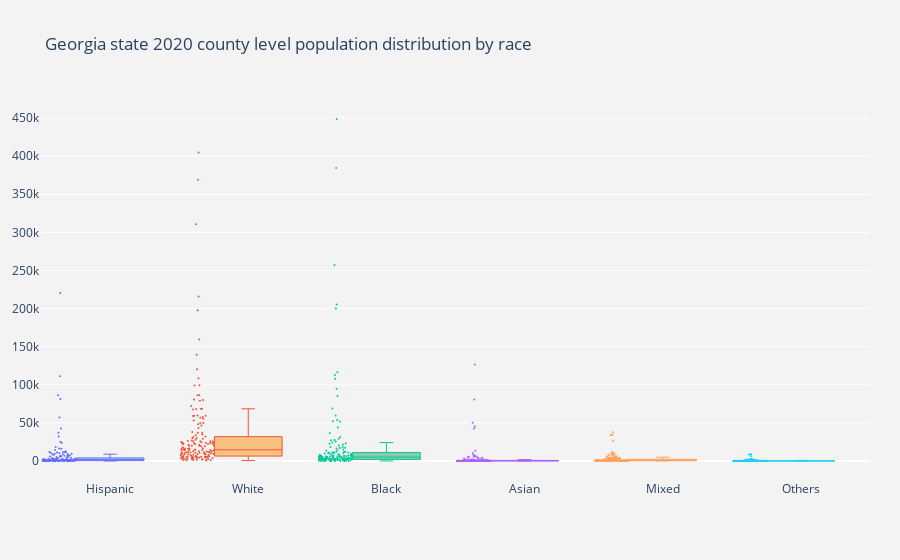

Source (notebook cell):
### Code cell
# Georgia state 2020 county level population distribution by race
# sample_data/html files/raw_county.html
# list2 is a list for raw data of county level population by race
list2 = [race['Hispanic'], race['White'], race['Black'], race['Asian'], race['Mixed'], race['Others']]
raw_distribution(list2, 'Georgia state 2020 county level population distribution by race', 'html_files/county_raw_distribution.html')

### Figure 1 — Plotly figure (JSON) as saved in the notebook; plotly's stock layout.template omitted (floating-point values rounded to 4 significant figures; data arrays with more than 128 entries replaced by an {"elided": "..."} marker saying what was removed)
{"data": [{"boxpoints": "all", "fillcolor": "rgba(93, 164, 214, 0.5)", "jitter": 0.5, "line": {"width": 1}, "marker": {"size": 2}, "name": "Hispanic", "type": "box", "whiskerwidth": 0.2, "y": {"elided": "159 int values"}}, {"boxpoints": "all", "fillcolor": "rgba(255, 144, 14, 0.5)", "jitter": 0.5, "line": {"width": 1}, "marker": {"size": 2}, "name": "White", "type": "box", "whiskerwidth": 0.2, "y": {"elided": "159 int values"}}, {"boxpoints": "all", "fillcolor": "rgba(44, 160, 101, 0.5)", "jitter": 0.5, "line": {"width": 1}, "marker": {"size": 2}, "name": "Black", "type": "box", "whiskerwidth": 0.2, "y": {"elided": "159 int values"}}, {"boxpoints": "all", "fillcolor": "rgba(255, 65, 54, 0.5)", "jitter": 0.5, "line": {"width": 1}, "marker": {"size": 2}, "name": "Asian", "type": "box", "whiskerwidth": 0.2, "y": {"elided": "159 int values"}}, {"boxpoints": "all", "fillcolor": "rgba(207, 114, 255, 0.5)", "jitter": 0.5, "line": {"width": 1}, "marker": {"size": 2}, "name": "Mixed", "type": "box", "whiskerwidth": 0.2, "y": {"elided": "159 int values"}}, {"boxpoints": "all", "fillcolor": "rgba(127, 96, 0, 0.5)", "jitter": 0.5, "line": {"width": 1}, "marker": {"size": 2}, "name": "Others", "type": "box", "whiskerwidth": 0.2, "y": {"elided": "159 int values"}}], "layout": {"margin": {"b": 80, "l": 40, "r": 30, "t": 100}, "paper_bgcolor": "rgb(243, 243, 243)", "plot_bgcolor": "rgb(243, 243, 243)", "showlegend": false, "title": {"text": "Georgia state 2020 county level population distribution by race"}, "yaxis": {"autorange": true, "gridcolor": "rgb(255, 255, 255)", "showgrid": true, "zeroline": true, "zerolinecolor": "rgb(255, 255, 255)", "zerolinewidth": 2}}}
